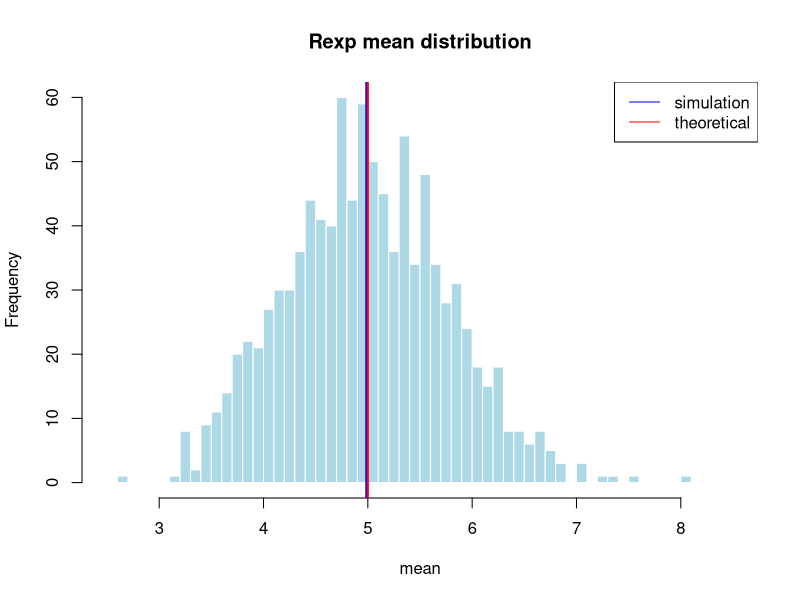
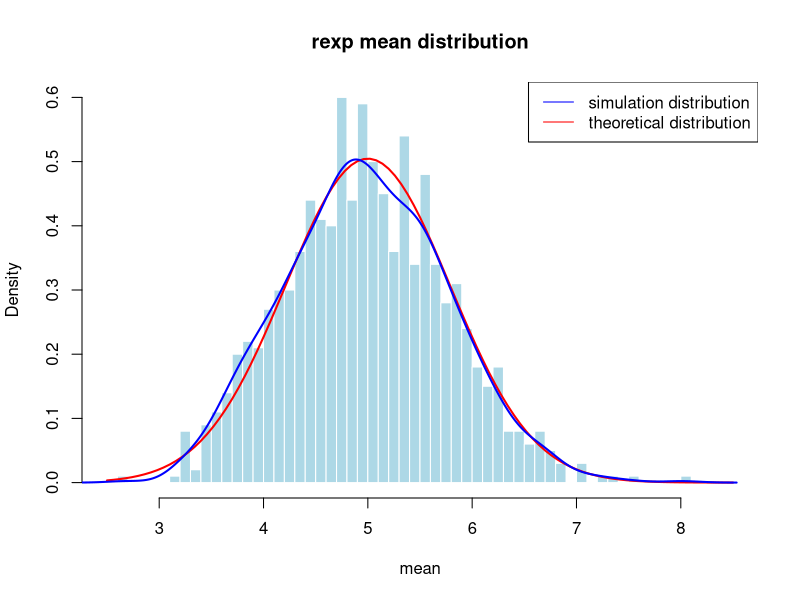

Write R code to recreate these figures, in order.
## simulation rules
set.seed(13053312)
lambda <- 0.2
n <- 40
sim <- 1000

## simulating
sim_test <- matrix(data=rexp(n * sim, lambda), sim)
sim_test_Means <- apply(sim_test, 1, mean)

## range & histogram
range(sim_test_Means)
hist(sim_test_Means , breaks=40 , col="lightblue", border=F , main="Rexp mean distribution", xlab = "mean", xlim = c(2.5,8.5))

## mean vs theorical mean
rexp_sim_mean <- mean(sim_test_Means)
theoretical_mean <- 1/0.2

## visualize mean & theorical mean
abline(v = rexp_sim_mean, lwd="2", col="blue")
abline(v = theoretical_mean, lwd="2", col = "red")
legend('topright', c("simulation", "theoretical"), lty=c(1,1), col=c("blue", "red"))

## variance vs theorical variance
rexp_sim_var <- var(sim_test_Means)
theoretical_var <- (1/lambda)^2/n

## distribution
hist(sim_test_Means , prob = TRUE, breaks=40 , col="lightblue", border=F , main="rexp mean distribution", xlab = "mean", xlim = c(2.5,8.5))
curve(dnorm(x, mean=theoretical_mean, sd=sqrt(theoretical_var)), add = TRUE, lwd = 2, col = "red")
lines(density(sim_test_Means), lwd = 2, col = "blue")
legend('topright', c("simulation distribution", "theoretical distribution"), lty=c(1,1), col=c("blue", "red"))

